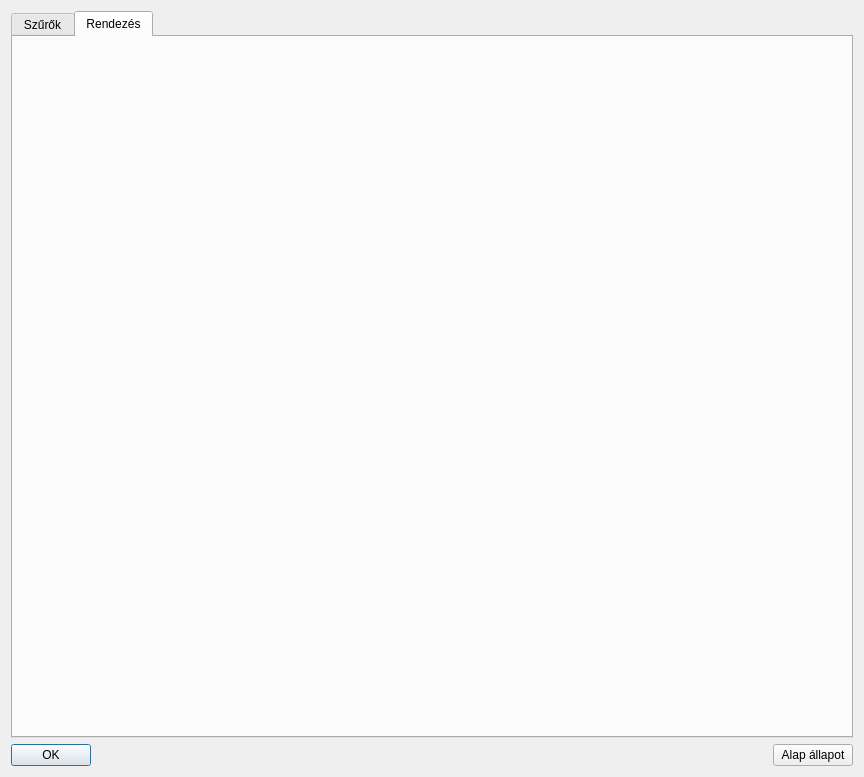
<?xml version="1.0" encoding="UTF-8"?>
<ui version="4.0">
 <class>dialogTabFiltOrd</class>
 <widget class="QDialog" name="dialogTabFiltOrd">
  <property name="geometry">
   <rect>
    <x>0</x>
    <y>0</y>
    <width>864</width>
    <height>777</height>
   </rect>
  </property>
  <property name="windowTitle">
   <string>Form</string>
  </property>
  <layout class="QVBoxLayout" name="verticalLayout_3">
   <item>
    <widget class="QTabWidget" name="tabWidget">
     <property name="tabPosition">
      <enum>QTabWidget::North</enum>
     </property>
     <property name="currentIndex">
      <number>1</number>
     </property>
     <widget class="QWidget" name="tabFilter">
      <attribute name="title">
       <string>Szűrők</string>
      </attribute>
      <layout class="QVBoxLayout" name="verticalLayout_2">
       <item>
        <layout class="QGridLayout" name="gridLayout">
         <item row="0" column="2">
          <widget class="QLineEdit" name="lineEdit_colDescr">
           <property name="readOnly">
            <bool>true</bool>
           </property>
          </widget>
         </item>
         <item row="1" column="1">
          <widget class="QComboBox" name="comboBox_FiltType"/>
         </item>
         <item row="1" column="2">
          <widget class="QLineEdit" name="lineEdit_typeTitle">
           <property name="readOnly">
            <bool>true</bool>
           </property>
          </widget>
         </item>
         <item row="0" column="0">
          <widget class="QLabel" name="label_col">
           <property name="text">
            <string>Oszlop : </string>
           </property>
          </widget>
         </item>
         <item row="0" column="1">
          <widget class="QComboBox" name="comboBox_colName"/>
         </item>
         <item row="1" column="0">
          <widget class="QLabel" name="label_fitType">
           <property name="text">
            <string>A szűrés típusa :</string>
           </property>
          </widget>
         </item>
        </layout>
       </item>
       <item>
        <widget class="QStackedWidget" name="stackedWidget">
         <property name="currentIndex">
          <number>5</number>
         </property>
         <widget class="QWidget" name="page_FilterNo">
          <layout class="QGridLayout" name="gridLayout_2">
           <item row="0" column="0">
            <widget class="QLabel" name="label_noFilter">
             <property name="text">
              <string>Nincs megadva szűrés az oszlopra</string>
             </property>
            </widget>
           </item>
           <item row="0" column="1">
            <spacer name="horizontalSpacer">
             <property name="orientation">
              <enum>Qt::Horizontal</enum>
             </property>
             <property name="sizeHint" stdset="0">
              <size>
               <width>568</width>
               <height>20</height>
              </size>
             </property>
            </spacer>
           </item>
           <item row="1" column="0">
            <spacer name="verticalSpacer_No">
             <property name="orientation">
              <enum>Qt::Vertical</enum>
             </property>
             <property name="sizeHint" stdset="0">
              <size>
               <width>20</width>
               <height>555</height>
              </size>
             </property>
            </spacer>
           </item>
          </layout>
         </widget>
         <widget class="QWidget" name="page_FilterLine">
          <layout class="QVBoxLayout" name="verticalLayout_4">
           <item>
            <layout class="QHBoxLayout" name="horizontalLayout">
             <item>
              <widget class="QLabel" name="label_FilterLine">
               <property name="text">
                <string>TextLabel</string>
               </property>
              </widget>
             </item>
             <item>
              <widget class="QLineEdit" name="lineEdit_FiltParam"/>
             </item>
            </layout>
           </item>
           <item>
            <spacer name="verticalSpacer_2">
             <property name="orientation">
              <enum>Qt::Vertical</enum>
             </property>
             <property name="sizeHint" stdset="0">
              <size>
               <width>20</width>
               <height>549</height>
              </size>
             </property>
            </spacer>
           </item>
          </layout>
         </widget>
         <widget class="QWidget" name="page_FilterText">
          <layout class="QVBoxLayout" name="verticalLayout_5">
           <item>
            <layout class="QHBoxLayout" name="horizontalLayout_3">
             <item>
              <widget class="QLabel" name="label_FilterText">
               <property name="text">
                <string>Feltétel : </string>
               </property>
              </widget>
             </item>
             <item>
              <widget class="QTextEdit" name="textEdit_FiltParam"/>
             </item>
            </layout>
           </item>
           <item>
            <spacer name="verticalSpacer_3">
             <property name="orientation">
              <enum>Qt::Vertical</enum>
             </property>
             <property name="sizeHint" stdset="0">
              <size>
               <width>20</width>
               <height>287</height>
              </size>
             </property>
            </spacer>
           </item>
          </layout>
         </widget>
         <widget class="QWidget" name="page_interval">
          <layout class="QGridLayout" name="gridLayout_3">
           <item row="0" column="0">
            <widget class="QLabel" name="label_int1">
             <property name="text">
              <string>Alsó határ :</string>
             </property>
            </widget>
           </item>
           <item row="0" column="1">
            <widget class="QSpinBox" name="spinBox_int1"/>
           </item>
           <item row="0" column="2">
            <widget class="QCheckBox" name="checkBox_close1">
             <property name="text">
              <string>És egyenlő</string>
             </property>
             <property name="checked">
              <bool>true</bool>
             </property>
            </widget>
           </item>
           <item row="0" column="3">
            <spacer name="horizontalSpacer_int1">
             <property name="orientation">
              <enum>Qt::Horizontal</enum>
             </property>
             <property name="sizeHint" stdset="0">
              <size>
               <width>543</width>
               <height>20</height>
              </size>
             </property>
            </spacer>
           </item>
           <item row="1" column="0">
            <widget class="QLabel" name="label_int2">
             <property name="text">
              <string>Felső határ :</string>
             </property>
            </widget>
           </item>
           <item row="1" column="1">
            <widget class="QSpinBox" name="spinBox_int2"/>
           </item>
           <item row="1" column="2">
            <widget class="QCheckBox" name="checkBox_close2">
             <property name="text">
              <string>És egyenlő</string>
             </property>
             <property name="checked">
              <bool>true</bool>
             </property>
            </widget>
           </item>
           <item row="1" column="3">
            <spacer name="horizontalSpacer_int2">
             <property name="orientation">
              <enum>Qt::Horizontal</enum>
             </property>
             <property name="sizeHint" stdset="0">
              <size>
               <width>543</width>
               <height>20</height>
              </size>
             </property>
            </spacer>
           </item>
           <item row="2" column="2">
            <spacer name="verticalSpacer_int">
             <property name="orientation">
              <enum>Qt::Vertical</enum>
             </property>
             <property name="sizeHint" stdset="0">
              <size>
               <width>20</width>
               <height>518</height>
              </size>
             </property>
            </spacer>
           </item>
          </layout>
         </widget>
         <widget class="QWidget" name="page_intervalF">
          <layout class="QGridLayout" name="gridLayout_4">
           <item row="0" column="0">
            <widget class="QLabel" name="label_intF1">
             <property name="text">
              <string>Nagyobb mint :</string>
             </property>
            </widget>
           </item>
           <item row="0" column="2">
            <widget class="QCheckBox" name="checkBox_closeF1">
             <property name="text">
              <string>És egyenlő</string>
             </property>
             <property name="checked">
              <bool>true</bool>
             </property>
            </widget>
           </item>
           <item row="0" column="3">
            <spacer name="horizontalSpacer_intF1">
             <property name="orientation">
              <enum>Qt::Horizontal</enum>
             </property>
             <property name="sizeHint" stdset="0">
              <size>
               <width>522</width>
               <height>20</height>
              </size>
             </property>
            </spacer>
           </item>
           <item row="1" column="0">
            <widget class="QLabel" name="label_intF2">
             <property name="text">
              <string>Kisebb mint :</string>
             </property>
            </widget>
           </item>
           <item row="1" column="1">
            <widget class="QDoubleSpinBox" name="doubleSpinBox_intF2"/>
           </item>
           <item row="1" column="2">
            <widget class="QCheckBox" name="checkBox_closeF2">
             <property name="text">
              <string>És egyenlő</string>
             </property>
             <property name="checked">
              <bool>true</bool>
             </property>
            </widget>
           </item>
           <item row="1" column="3">
            <spacer name="horizontalSpacer_intF2">
             <property name="orientation">
              <enum>Qt::Horizontal</enum>
             </property>
             <property name="sizeHint" stdset="0">
              <size>
               <width>522</width>
               <height>20</height>
              </size>
             </property>
            </spacer>
           </item>
           <item row="2" column="2">
            <spacer name="verticalSpacer_intF">
             <property name="orientation">
              <enum>Qt::Vertical</enum>
             </property>
             <property name="sizeHint" stdset="0">
              <size>
               <width>20</width>
               <height>518</height>
              </size>
             </property>
            </spacer>
           </item>
           <item row="0" column="1">
            <widget class="QDoubleSpinBox" name="doubleSpinBox_intF1"/>
           </item>
          </layout>
         </widget>
         <widget class="QWidget" name="page_intervalDT">
          <layout class="QGridLayout" name="gridLayout_DT">
           <item row="0" column="0">
            <widget class="QLabel" name="label_DateTime1">
             <property name="text">
              <string>Alsó határ :</string>
             </property>
            </widget>
           </item>
           <item row="0" column="2">
            <widget class="QCheckBox" name="checkBox_closeDT1">
             <property name="text">
              <string>És egyenlő</string>
             </property>
             <property name="checked">
              <bool>true</bool>
             </property>
            </widget>
           </item>
           <item row="0" column="3">
            <spacer name="horizontalSpacer_DT1">
             <property name="orientation">
              <enum>Qt::Horizontal</enum>
             </property>
             <property name="sizeHint" stdset="0">
              <size>
               <width>543</width>
               <height>20</height>
              </size>
             </property>
            </spacer>
           </item>
           <item row="1" column="0">
            <widget class="QLabel" name="label_DateTime2">
             <property name="text">
              <string>Felső határ :</string>
             </property>
            </widget>
           </item>
           <item row="1" column="2">
            <widget class="QCheckBox" name="checkBox_closeDT2">
             <property name="text">
              <string>És egyenlő</string>
             </property>
             <property name="checked">
              <bool>true</bool>
             </property>
            </widget>
           </item>
           <item row="1" column="3">
            <spacer name="horizontalSpacer_DT2">
             <property name="orientation">
              <enum>Qt::Horizontal</enum>
             </property>
             <property name="sizeHint" stdset="0">
              <size>
               <width>543</width>
               <height>20</height>
              </size>
             </property>
            </spacer>
           </item>
           <item row="2" column="2">
            <spacer name="verticalSpacer_DT">
             <property name="orientation">
              <enum>Qt::Vertical</enum>
             </property>
             <property name="sizeHint" stdset="0">
              <size>
               <width>20</width>
               <height>518</height>
              </size>
             </property>
            </spacer>
           </item>
           <item row="0" column="1">
            <widget class="QDateTimeEdit" name="dateTimeEdit_DT1"/>
           </item>
           <item row="1" column="1">
            <widget class="QDateTimeEdit" name="dateTimeEdit_DT2"/>
           </item>
          </layout>
         </widget>
        </widget>
       </item>
      </layout>
     </widget>
     <widget class="QWidget" name="tabOrder">
      <attribute name="title">
       <string>Rendezés</string>
      </attribute>
      <layout class="QVBoxLayout" name="verticalLayout_7">
       <item>
        <layout class="QGridLayout" name="gridLayout_Order"/>
       </item>
       <item>
        <spacer name="verticalSpacer_5">
         <property name="orientation">
          <enum>Qt::Vertical</enum>
         </property>
         <property name="sizeHint" stdset="0">
          <size>
           <width>20</width>
           <height>662</height>
          </size>
         </property>
        </spacer>
       </item>
      </layout>
     </widget>
    </widget>
   </item>
   <item>
    <layout class="QHBoxLayout" name="Buttons">
     <item>
      <widget class="QPushButton" name="pushButton_OK">
       <property name="text">
        <string>OK</string>
       </property>
      </widget>
     </item>
     <item>
      <spacer name="horizontalSpacer_ButtonLeft">
       <property name="orientation">
        <enum>Qt::Horizontal</enum>
       </property>
       <property name="sizeHint" stdset="0">
        <size>
         <width>40</width>
         <height>20</height>
        </size>
       </property>
      </spacer>
     </item>
     <item>
      <widget class="QPushButton" name="pushButton_Default">
       <property name="text">
        <string>Alap állapot</string>
       </property>
      </widget>
     </item>
    </layout>
   </item>
  </layout>
 </widget>
 <tabstops>
  <tabstop>comboBox_colName</tabstop>
  <tabstop>lineEdit_colDescr</tabstop>
  <tabstop>tabWidget</tabstop>
  <tabstop>comboBox_FiltType</tabstop>
 </tabstops>
 <resources/>
 <connections/>
</ui>
